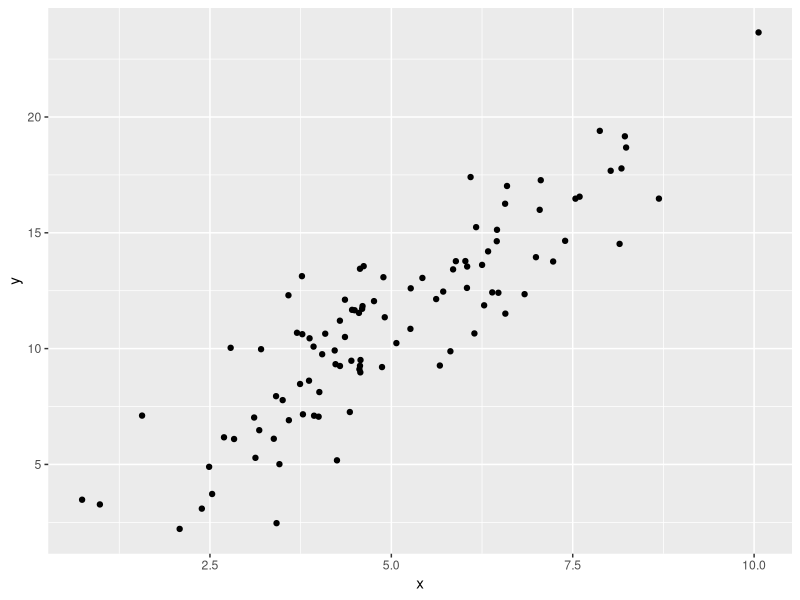

R code for this plot:
## ---- chunk 1
library(ggplot2)
## ---- chunk 2
x<-rnorm(100,5,2)
y<-rnorm(100,2*x+1,2)


## ---- chunk 3
df<-data.frame(x,y)

df
## ---- chunk 4
ggplot()+
geom_point(data=df,aes(x,y))
